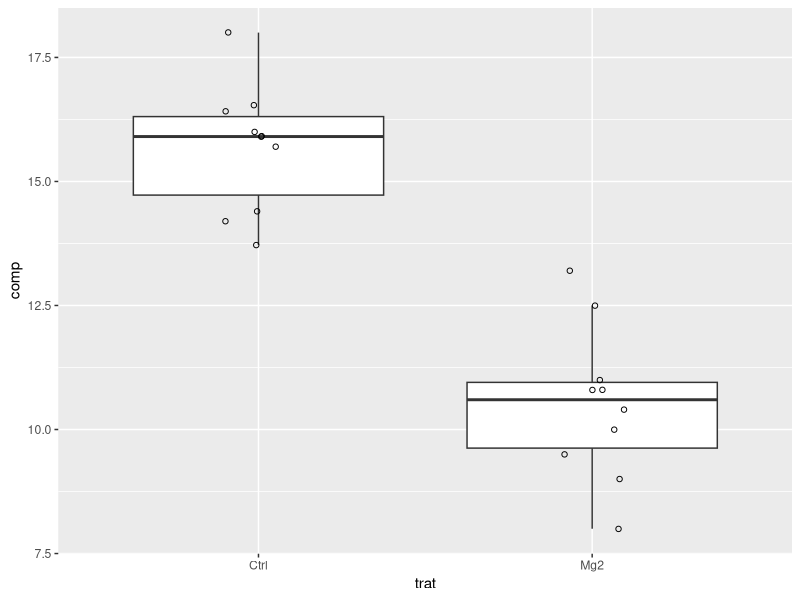
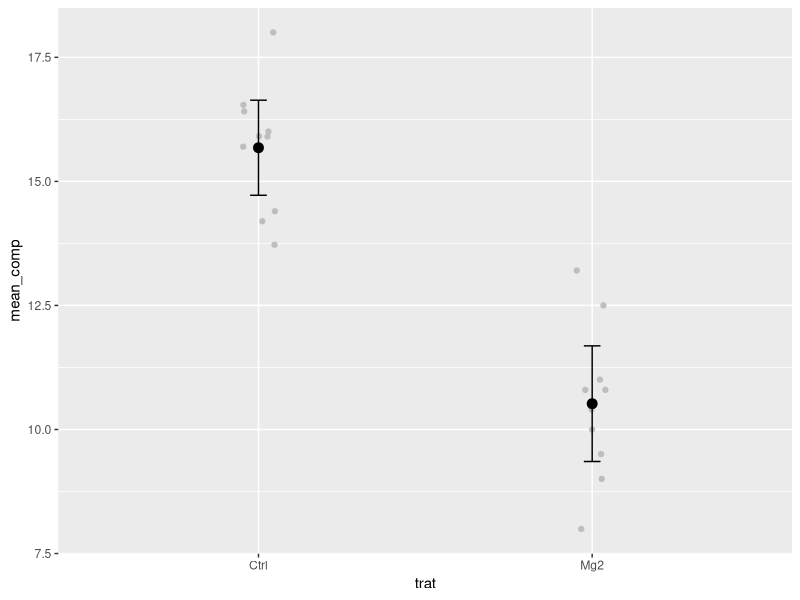
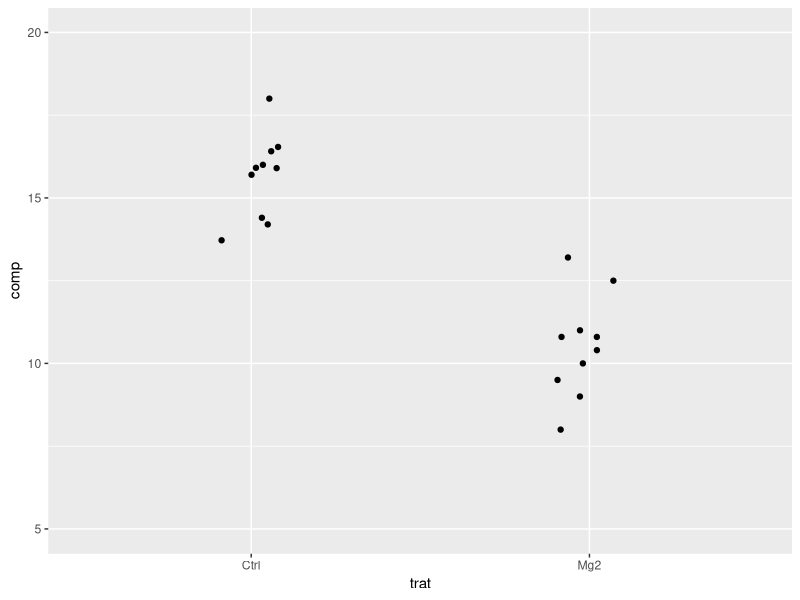
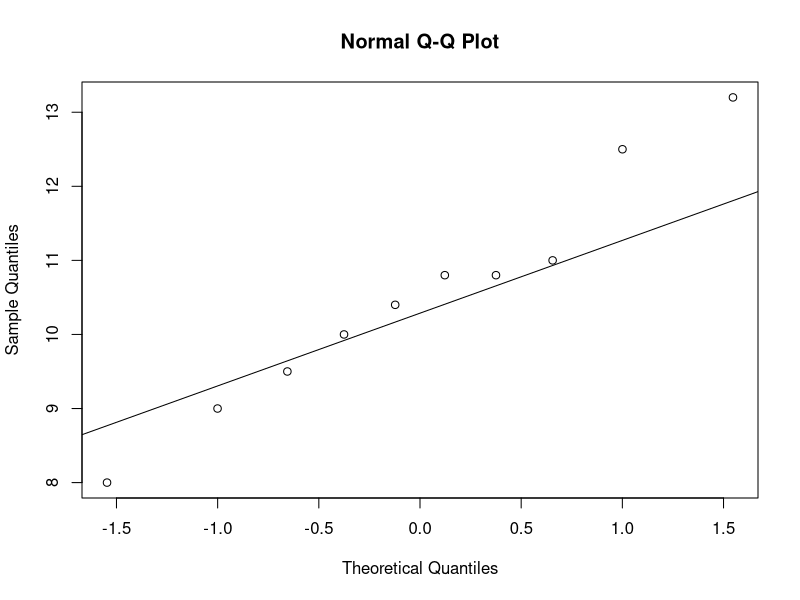
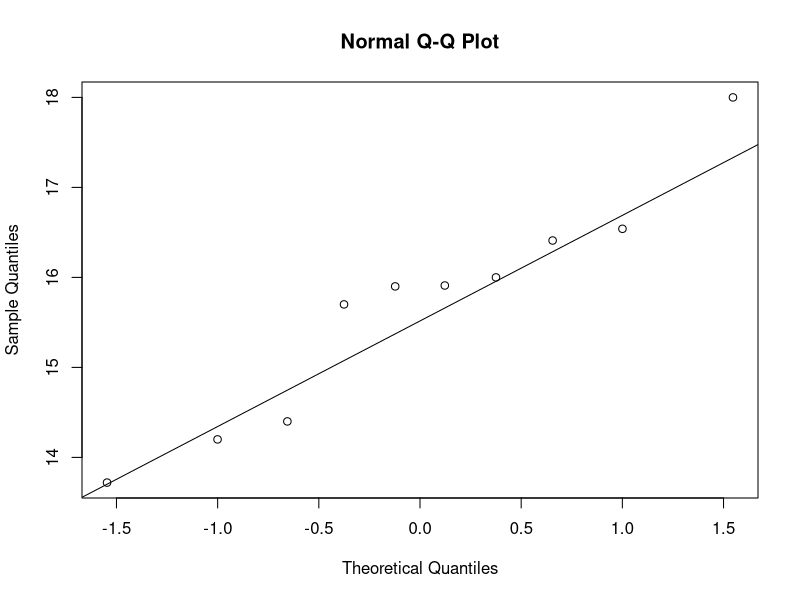
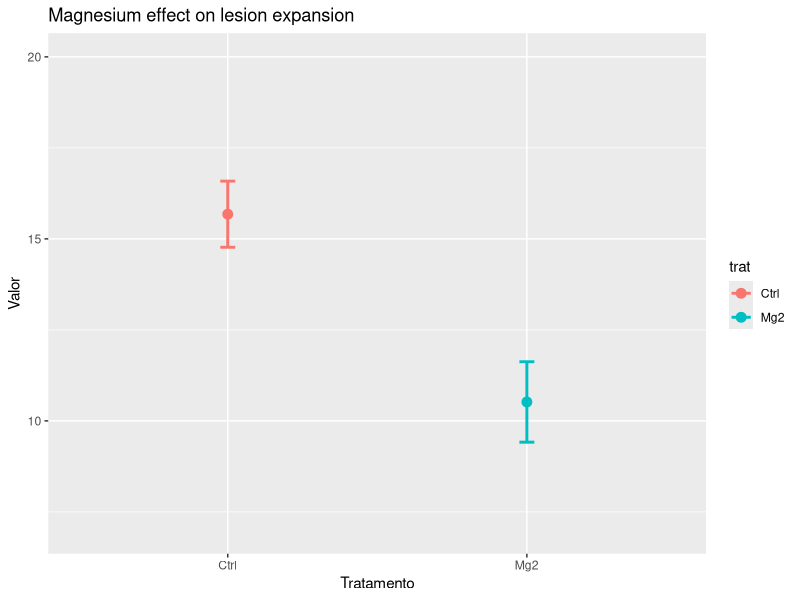
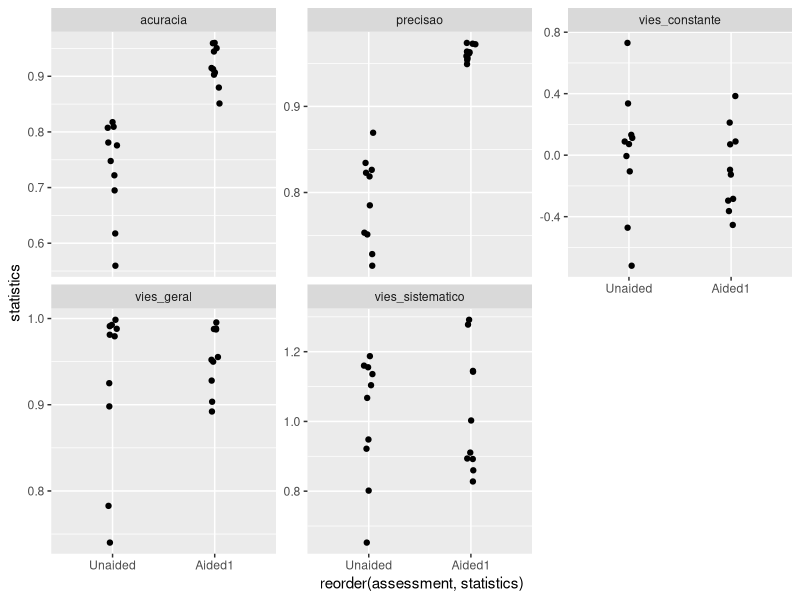
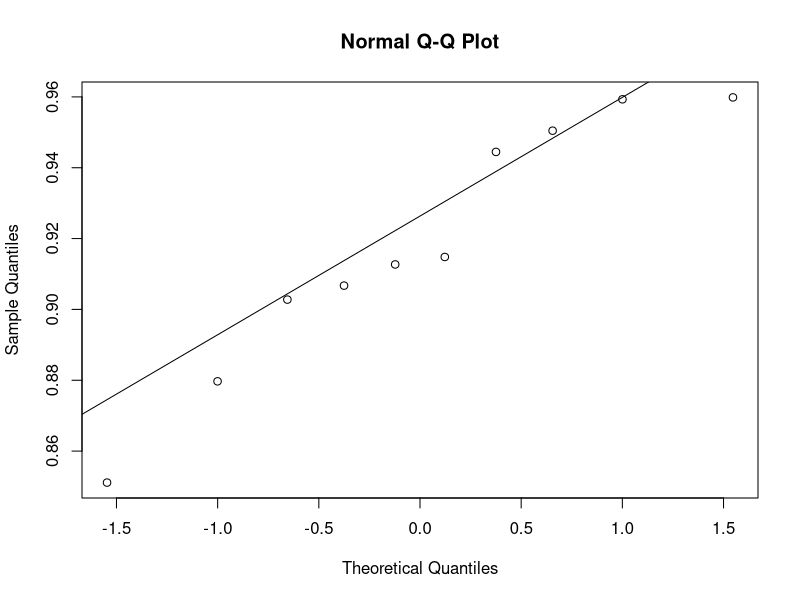

Reproduce these figures in R, in order.
## ---- chunk 1
library(magrittr) # para usar pipes
library(ggplot2) # para gráficos
library(dplyr)
library(readxl)
library(tidyr)
## ---- chunk 2
data_mg <- read_excel("dados-diversos.xlsx")
head(data_mg)
## ---- chunk 3
data_mg |> 
  ggplot(aes(trat, comp)) +
  geom_boxplot(outlier.color = NA) +
  geom_jitter(width = 0.1, shape = 1)
## ---- chunk 4
dat2 <- data_mg |> 
  group_by(trat) |> 
  summarise(mean_comp = mean(comp),
    sd_comp = sd(comp),
    var_comp = var(comp),
    n = n(),
    se_comp = sd_comp / sqrt(n - 1),
    ci = se_comp * qt(0.025, df = 9) # paramétrico
  )
dat2
## ---- chunk 5
dat2 %>%
  ggplot(aes(trat, mean_comp)) +
  geom_jitter(
    data = data_mg, aes(trat, comp),
    color = "grey",
    width = 0.05
  ) +
  geom_errorbar(aes(
    ymin = mean_comp - ci,
    ymax = mean_comp + ci
  ),
  width = 0.05
  ) +
  geom_point(size = 3)
## ---- chunk 6
data_mg2 <- data_mg %>%
  spread(trat, comp)
data_mg2
## ---- chunk 7
# usando pipes
data_mg %>%
  ggplot(aes(trat, comp)) +
  geom_jitter(width = 0.1, height = 0) +
  ylim(5, 20) # ajusta o eixo y para melhor visualização
## ---- chunk 8
attach(data_mg2) # vamos facilitar o uso dos vetores
var.test(Mg2, Ctrl)

## ---- chunk 9
shapiro.test(Mg2)
shapiro.test(Ctrl)
## ---- chunk 10
qqnorm(Mg2)
qqline(Mg2)
qqnorm(Ctrl)
qqline(Ctrl)
## ---- chunk 11

magnesio3 <- data_mg %>%
  group_by(trat) %>%
  summarize(
    mu = mean(comp),
    sd = sd(comp),
    n = length(comp),
    se = sd / sqrt(n),
    ciu = mu + (qt(0.025, df = n - 1) * se),
    cil = mu - (qt(0.025, df = n - 1) * se)
  )
## ---- chunk 12
magnesio3 %>%
  ggplot(aes(trat, mu, color = trat)) +
  geom_point(size = 3) +
  ylim(7,20)+
  geom_errorbar(aes(min = cil, max = ciu), width = 0.05, size = 1) +
  labs(x = "Tratamento", y = "Valor", title = "Magnesium effect on lesion expansion")
## ---- chunk 13

t.test(Mg2, Ctrl, paired = F)
## ---- chunk 14
escala <- read_excel("dados-diversos.xlsx", "escala")
head(escala)
## ---- chunk 15
escala %>%
  gather(component, statistics, 3:7) %>% # formato longo
  ggplot(aes(reorder(assessment, statistics), statistics)) +
  geom_jitter(width = 0.05) +
  facet_wrap(~component, scales = "free_y")
## ---- chunk 16
# arruma os dados
escala2 <- select(escala, assessment, rater, acuracia)
escala3 <- spread(escala2, assessment, acuracia)
## ---- chunk 17

## homocedasticidade dois grupos
attach(escala3)
var.test(Aided1, Unaided)

## normalidade
shapiro.test(Aided1)$p.value
shapiro.test(Unaided)$p.value
qqnorm(Aided1)
qqline(Aided1)
qqnorm(Unaided)
qqline(Unaided)
## ---- chunk 18
escala4 <- summarize(group_by(escala2, assessment),
  mu = mean(acuracia),
  sd = sd(acuracia),
  n = length(acuracia),
  se = sd / sqrt(n),
  ciu = mu + (qt(0.025, df = n - 1) * se),
  cil = mu - (qt(0.025, df = n - 1) * se)
)
## ---- chunk 19
ggplot(escala4, aes(assessment, mu)) +
  geom_point(stat = "identity", size = 4) +
  geom_errorbar(aes(min = cil, max = ciu),
    width = .05
  )
## ---- chunk 20
ggplot(escala2, aes(reorder(assessment, acuracia), acuracia, group = rater)) + geom_point(stat = "identity", size = 3, shape = 1) +
  geom_line(size = 1, color = "gray70") + facet_wrap(~rater, nrow = 5)
## ---- chunk 21
## teste t para amostras pareadas
t_escala <- t.test(escala3$Aided1, escala3$Unaided,
  paired = TRUE,
  var.equal = F
)

t_escala
## ---- chunk 22
wilcox.test(escala3$Aided1, escala3$Unaided, paired = TRUE)
